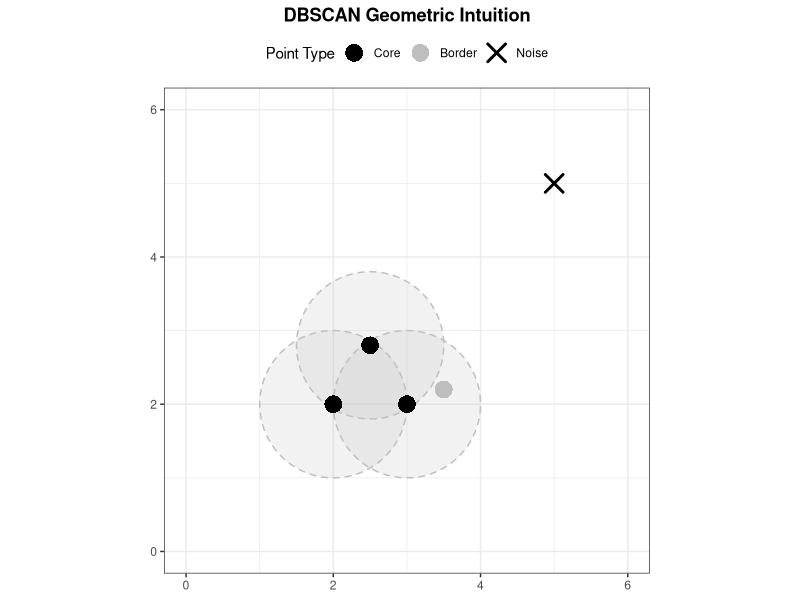

Generate this figure with R:
## ---- chunk 1
# install.packages("ggplot2")
# install.packages("ggforce")

library(ggplot2)
library(ggforce)
## ---- chunk 2
points_df <- data.frame(
  x = c(2, 3, 2.5, 3.5, 5),
  y = c(2, 2, 2.8, 2.2, 5),
  type = factor(c("Core", "Core", "Core", "Border", "Noise"),
                levels = c("Core", "Border", "Noise"))
)
points_df
## ---- chunk 3
epsilon <- 1.0
core_points_circles <- data.frame(
  x0 = c(2, 3, 2.5),
  y0 = c(2, 2, 2.8),
  r = epsilon
)
## ---- chunk 4
ggplot() +
  # Draw the epsilon circles for core points
  geom_circle(
    data = core_points_circles,
    aes(x0 = x0, y0 = y0, r = r),
    color = "gray",
    fill = "gray",
    alpha = 0.2,
    linetype = "dashed"
  ) +
  geom_point(
    data = points_df,
    aes(x = x, y = y, shape = type, color = type),
    size = 5,
    stroke = 1.5 # Makes shapes like 'x' thicker
  ) +
  scale_color_manual(values = c(Core = "black", Border = "gray", Noise = "black")) +
  scale_shape_manual(values = c(Core = 16, Border = 16, Noise = 4)) + # 16 is a solid circle, 4 is an 'x'
  coord_fixed(xlim = c(0, 6), ylim = c(0, 6)) +
  labs(
    title = "DBSCAN Geometric Intuition",
    x = NULL, y = NULL, color = "Point Type", shape = "Point Type"
  ) +
  theme_bw() +
  theme(
    plot.title = element_text(hjust = 0.5, face = "bold"),
    legend.position = "top"
  )

